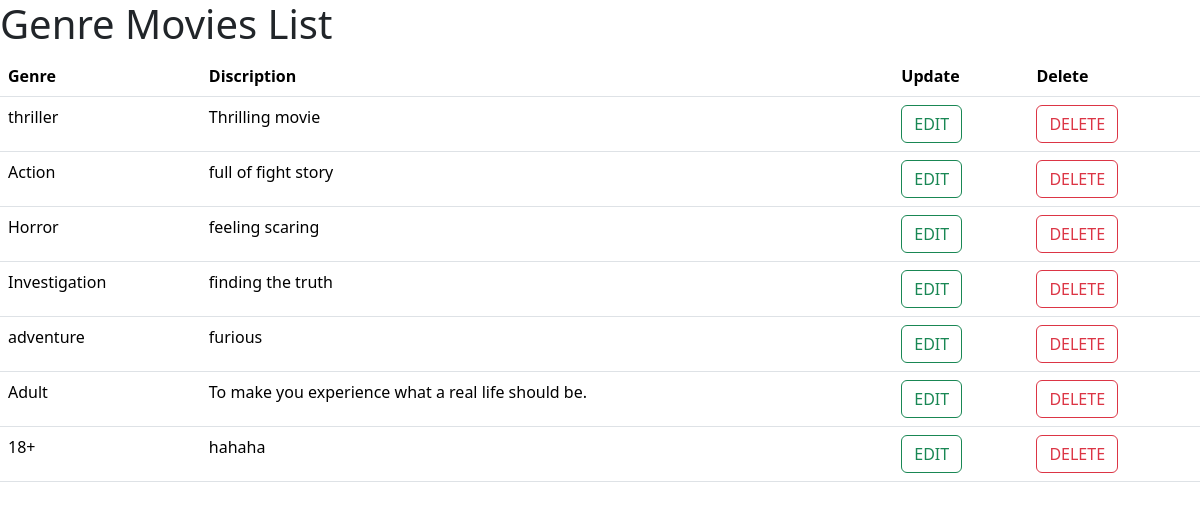
The page /genrelist/ (signed in) on the database its author committed.
### movapp/models.py (models this page shows)
class Genre(models.Model):
    Genre=models.CharField(max_length=20)
    Discription=models.CharField(max_length=200)
    def __str__(self):
        return self.Genre

### movapp/views.py (the view)
# urls.py: path('genrelist/',Genrelist.as_view(),name="genrelist"),
@method_decorator(Signin_required,name="dispatch")
class Genrelist(View):
    def get(self,request):
        genre=Genre.objects.all()
        return render(request,'genrelist.html',{"form":genre})

### movapp/views.py (called while the page is built)
def Signin_required(fn):
    def Wrapper(request,*args,**kwargs):
        if not request.user.is_authenticated:
            return redirect('login')
        else:
            return fn(request,*args,**kwargs)
    return Wrapper

### movapp/templates/genrelist.html (shortened to what this page needs)
<!DOCTYPE html>
<html lang="en">
<head>
    <link href="https://cdn.jsdelivr.net/npm/bootstrap@5.3.2/dist/css/bootstrap.min.css" rel="stylesheet">
</head>
<body>
    <h1>Genre Movies List</h1>
    <table class="table">
        <tr>
            <th>Genre</th>
            <th>Discription</th>
            <th>Update</th>
            <th>Delete</th>
        </tr>
        {% for i in form %}
        <tr>
            <td>{{i}}</td>
            <td>{{i.Discription}}</td>
            <td><a class="btn btn-outline-success" href="{% url 'G_Update' i.id %}">EDIT</a></td>
            <td><a class="btn btn-outline-danger" href="{% url 'G_Delete' i.id %}">DELETE</a></td>
        </tr>
        {%  endfor %}
    </table>
</body>
</html>

### rows shown on the page
Genre: Genre "thriller", Discription "Thrilling movie"
Genre: Genre "Action", Discription "full of fight story"
Genre: Genre "Horror", Discription "feeling scaring"
Genre: Genre "Investigation", Discription "finding the truth"
Genre: Genre "adventure", Discription "furious"
Genre: Genre "Adult", Discription "To make you experience what a real life should be."
Genre: Genre "18+", Discription "hahaha"
